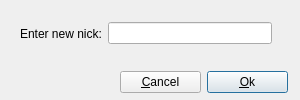
<?xml version="1.0" encoding="UTF-8"?>
<ui version="4.0">
 <class>ChangeNickDlg</class>
 <widget class="QDialog" name="ChangeNickDlg">
  <property name="geometry">
   <rect>
    <x>0</x>
    <y>0</y>
    <width>300</width>
    <height>100</height>
   </rect>
  </property>
  <property name="sizePolicy">
   <sizepolicy hsizetype="Fixed" vsizetype="Fixed">
    <horstretch>0</horstretch>
    <verstretch>0</verstretch>
   </sizepolicy>
  </property>
  <property name="minimumSize">
   <size>
    <width>300</width>
    <height>100</height>
   </size>
  </property>
  <property name="maximumSize">
   <size>
    <width>300</width>
    <height>100</height>
   </size>
  </property>
  <property name="windowTitle">
   <string>Change your nickname</string>
  </property>
  <widget class="QWidget" name="layoutWidget">
   <property name="geometry">
    <rect>
     <x>20</x>
     <y>20</y>
     <width>252</width>
     <height>27</height>
    </rect>
   </property>
   <layout class="QHBoxLayout" name="horizontalLayout">
    <item>
     <widget class="QLabel" name="label">
      <property name="text">
       <string>Enter new nick:</string>
      </property>
     </widget>
    </item>
    <item>
     <widget class="QLineEdit" name="newNickLineEdit"/>
    </item>
   </layout>
  </widget>
  <widget class="QWidget" name="layoutWidget">
   <property name="geometry">
    <rect>
     <x>120</x>
     <y>70</y>
     <width>168</width>
     <height>24</height>
    </rect>
   </property>
   <layout class="QHBoxLayout" name="horizontalLayout_2">
    <item>
     <widget class="QPushButton" name="cancelButton">
      <property name="text">
       <string>&amp;Cancel</string>
      </property>
     </widget>
    </item>
    <item>
     <widget class="QPushButton" name="okButton">
      <property name="text">
       <string>&amp;Ok</string>
      </property>
      <property name="default">
       <bool>true</bool>
      </property>
     </widget>
    </item>
   </layout>
  </widget>
 </widget>
 <resources/>
 <connections/>
</ui>
